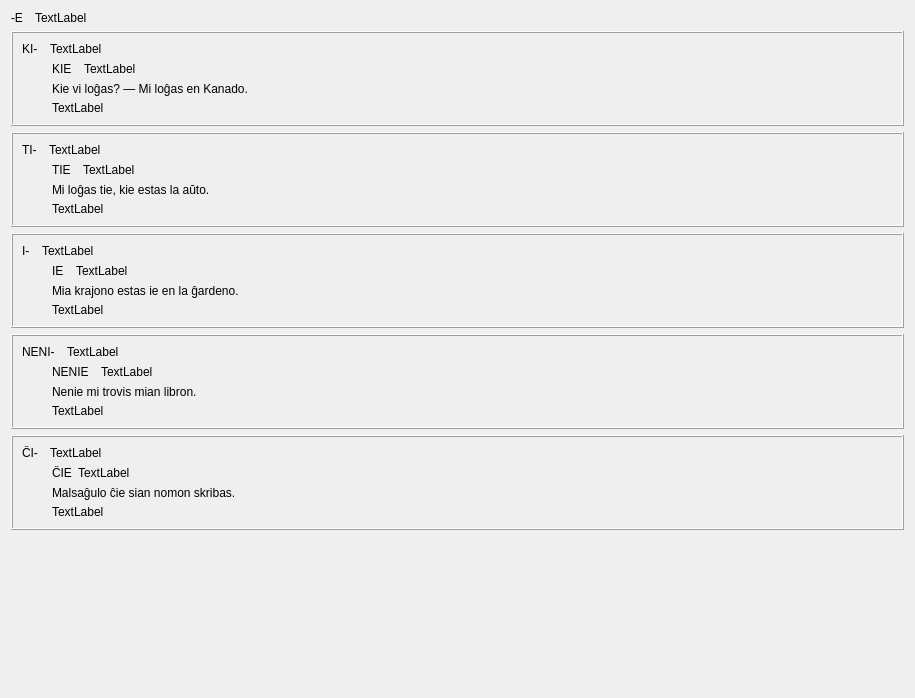
         <widget class="QWidget" name="scrollAreaWidgetContents_2">
          <property name="geometry">
           <rect>
            <x>0</x>
            <y>0</y>
            <width>915</width>
            <height>698</height>
           </rect>
          </property>
          <layout class="QVBoxLayout" name="verticalLayout_20">
           <item>
            <layout class="QHBoxLayout" name="horizontalLayout_51">
             <property name="spacing">
              <number>12</number>
             </property>
             <item>
              <widget class="QLabel" name="pushButton_23">
               <property name="text">
                <string>-E</string>
               </property>
               <property name="tipo" stdset="0">
                <string>afikso</string>
               </property>
              </widget>
             </item>
             <item>
              <widget class="QLabel" name="Lec05_Label44">
               <property name="sizePolicy">
                <sizepolicy hsizetype="Expanding" vsizetype="Preferred">
                 <horstretch>0</horstretch>
                 <verstretch>0</verstretch>
                </sizepolicy>
               </property>
               <property name="text">
                <string>TextLabel</string>
               </property>
               <property name="wordWrap">
                <bool>true</bool>
               </property>
              </widget>
             </item>
            </layout>
           </item>
           <item>
            <widget class="QFrame" name="frame_7">
             <property name="frameShape">
              <enum>QFrame::Box</enum>
             </property>
             <property name="frameShadow">
              <enum>QFrame::Raised</enum>
             </property>
             <layout class="QVBoxLayout" name="verticalLayout_24">
              <property name="spacing">
               <number>6</number>
              </property>
              <property name="leftMargin">
               <number>9</number>
              </property>
              <property name="topMargin">
               <number>9</number>
              </property>
              <property name="rightMargin">
               <number>9</number>
              </property>
              <property name="bottomMargin">
               <number>9</number>
              </property>
              <item>
               <layout class="QHBoxLayout" name="horizontalLayout_47">
                <property name="spacing">
                 <number>12</number>
                </property>
                <item>
                 <widget class="QLabel" name="pushButton_20">
                  <property name="text">
                   <string>KI-</string>
                  </property>
                  <property name="tipo" stdset="0">
                   <string>afikso</string>
                  </property>
                 </widget>
                </item>
                <item>
                 <widget class="QLabel" name="Lec05_Label35">
                  <property name="sizePolicy">
                   <sizepolicy hsizetype="Expanding" vsizetype="Preferred">
                    <horstretch>0</horstretch>
                    <verstretch>0</verstretch>
                   </sizepolicy>
                  </property>
                  <property name="text">
                   <string>TextLabel</string>
                  </property>
                  <property name="wordWrap">
                   <bool>true</bool>
                  </property>
                 </widget>
                </item>
               </layout>
              </item>
              <item>
               <layout class="QHBoxLayout" name="horizontalLayout_48">
                <item>
                 <spacer name="horizontalSpacer_7">
                  <property name="orientation">
                   <enum>Qt::Horizontal</enum>
                  </property>
                  <property name="sizeType">
                   <enum>QSizePolicy::Fixed</enum>
                  </property>
                  <property name="sizeHint" stdset="0">
                   <size>
                    <width>30</width>
                    <height>20</height>
                   </size>
                  </property>
                 </spacer>
                </item>
                <item>
                 <layout class="QVBoxLayout" name="verticalLayout_25">
                  <item>
                   <layout class="QHBoxLayout" name="horizontalLayout_49">
                    <property name="spacing">
                     <number>12</number>
                    </property>
                    <item>
                     <widget class="klakbutono_nova" name="Lec05_Button11">
                      <property name="text">
                       <string>KIE</string>
                      </property>
                     </widget>
                    </item>
                    <item>
                     <widget class="QLabel" name="Lec05_Label36">
                      <property name="sizePolicy">
                       <sizepolicy hsizetype="Expanding" vsizetype="Preferred">
                        <horstretch>0</horstretch>
                        <verstretch>0</verstretch>
                       </sizepolicy>
                      </property>
                      <property name="text">
                       <string>TextLabel</string>
                      </property>
                      <property name="wordWrap">
                       <bool>true</bool>
                      </property>
                     </widget>
                    </item>
                   </layout>
                  </item>
                  <item>
                   <layout class="QVBoxLayout" name="verticalLayout_69">
                    <property name="spacing">
                     <number>5</number>
                    </property>
                    <item>
                     <widget class="klakbutono_nova" name="Lec05_Button12">
                      <property name="text">
                       <string>Kie vi loĝas? — Mi loĝas en Kanado.</string>
                      </property>
                      <property name="wordWrap">
                       <bool>true</bool>
                      </property>
                     </widget>
                    </item>
                    <item>
                     <widget class="QLabel" name="Lec05_Label37">
                      <property name="text">
                       <string>TextLabel</string>
                      </property>
                      <property name="wordWrap">
                       <bool>true</bool>
                      </property>
                     </widget>
                    </item>
                   </layout>
                  </item>
                 </layout>
                </item>
               </layout>
              </item>
             </layout>
            </widget>
           </item>
           <item>
            <widget class="QFrame" name="frame_6">
             <property name="frameShape">
              <enum>QFrame::Box</enum>
             </property>
             <property name="frameShadow">
              <enum>QFrame::Raised</enum>
             </property>
             <layout class="QVBoxLayout" name="verticalLayout_22">
              <property name="spacing">
               <number>6</number>
              </property>
              <property name="leftMargin">
               <number>9</number>
              </property>
              <property name="topMargin">
               <number>9</number>
              </property>
              <property name="rightMargin">
               <number>9</number>
              </property>
              <property name="bottomMargin">
               <number>9</number>
              </property>
              <item>
               <layout class="QHBoxLayout" name="horizontalLayout_43">
                <property name="spacing">
                 <number>12</number>
                </property>
                <item>
                 <widget class="QLabel" name="pushButton_17">
                  <property name="text">
                   <string>TI-</string>
                  </property>
                  <property name="tipo" stdset="0">
                   <string>afikso</string>
                  </property>
                 </widget>
                </item>
                <item>
                 <widget class="QLabel" name="Lec05_Label38">
                  <property name="sizePolicy">
                   <sizepolicy hsizetype="Expanding" vsizetype="Preferred">
                    <horstretch>0</horstretch>
                    <verstretch>0</verstretch>
                   </sizepolicy>
                  </property>
                  <property name="text">
                   <string>TextLabel</string>
                  </property>
                  <property name="wordWrap">
                   <bool>true</bool>
                  </property>
                 </widget>
                </item>
               </layout>
              </item>
              <item>
               <layout class="QHBoxLayout" name="horizontalLayout_44">
                <item>
                 <spacer name="horizontalSpacer_6">
                  <property name="orientation">
                   <enum>Qt::Horizontal</enum>
                  </property>
                  <property name="sizeType">
                   <enum>QSizePolicy::Fixed</enum>
                  </property>
                  <property name="sizeHint" stdset="0">
                   <size>
                    <width>30</width>
                    <height>20</height>
                   </size>
                  </property>
                 </spacer>
                </item>
                <item>
                 <layout class="QVBoxLayout" name="verticalLayout_23">
                  <item>
                   <layout class="QHBoxLayout" name="horizontalLayout_45">
                    <property name="spacing">
                     <number>12</number>
                    </property>
                    <item>
                     <widget class="klakbutono_nova" name="Lec05_Button13">
                      <property name="text">
                       <string>TIE</string>
                      </property>
                     </widget>
                    </item>
                    <item>
                     <widget class="QLabel" name="Lec05_Label39">
                      <property name="sizePolicy">
                       <sizepolicy hsizetype="Expanding" vsizetype="Preferred">
                        <horstretch>0</horstretch>
                        <verstretch>0</verstretch>
                       </sizepolicy>
                      </property>
                      <property name="text">
                       <string>TextLabel</string>
                      </property>
                      <property name="wordWrap">
                       <bool>true</bool>
                      </property>
                     </widget>
                    </item>
                   </layout>
                  </item>
                  <item>
                   <layout class="QVBoxLayout" name="verticalLayout_70">
                    <property name="spacing">
                     <number>5</number>
                    </property>
                    <item>
                     <widget class="klakbutono_nova" name="Lec05_Button14">
                      <property name="text">
                       <string>Mi loĝas tie, kie estas la aŭto.</string>
                      </property>
                      <property name="wordWrap">
                       <bool>true</bool>
                      </property>
                     </widget>
                    </item>
                    <item>
                     <widget class="QLabel" name="Lec05_Label40">
                      <property name="text">
                       <string>TextLabel</string>
                      </property>
                      <property name="wordWrap">
                       <bool>true</bool>
                      </property>
                     </widget>
                    </item>
                   </layout>
                  </item>
                 </layout>
                </item>
               </layout>
              </item>
             </layout>
            </widget>
           </item>
           <item>
            <widget class="QFrame" name="frame_8">
             <property name="frameShape">
              <enum>QFrame::Box</enum>
             </property>
             <property name="frameShadow">
              <enum>QFrame::Raised</enum>
             </property>
             <layout class="QVBoxLayout" name="verticalLayout_26">
              <property name="spacing">
               <number>6</number>
              </property>
              <property name="leftMargin">
               <number>9</number>
              </property>
              <property name="topMargin">
               <number>9</number>
              </property>
              <property name="rightMargin">
               <number>9</number>
              </property>
              <property name="bottomMargin">
               <number>9</number>
              </property>
              <item>
               <layout class="QHBoxLayout" name="horizontalLayout_52">
                <property name="spacing">
                 <number>12</number>
                </property>
                <item>
                 <widget class="QLabel" name="pushButton_24">
                  <property name="text">
                   <string>I-</string>
                  </property>
                  <property name="tipo" stdset="0">
                   <string>afikso</string>
                  </property>
                 </widget>
                </item>
                <item>
                 <widget class="QLabel" name="Lec05_Label41">
                  <property name="sizePolicy">
                   <sizepolicy hsizetype="Expanding" vsizetype="Preferred">
                    <horstretch>0</horstretch>
                    <verstretch>0</verstretch>
                   </sizepolicy>
                  </property>
                  <property name="text">
                   <string>TextLabel</string>
                  </property>
                  <property name="wordWrap">
                   <bool>true</bool>
                  </property>
                 </widget>
                </item>
               </layout>
              </item>
              <item>
               <layout class="QHBoxLayout" name="horizontalLayout_53">
                <item>
                 <spacer name="horizontalSpacer_8">
                  <property name="orientation">
                   <enum>Qt::Horizontal</enum>
                  </property>
                  <property name="sizeType">
                   <enum>QSizePolicy::Fixed</enum>
                  </property>
                  <property name="sizeHint" stdset="0">
                   <size>
                    <width>30</width>
                    <height>20</height>
                   </size>
                  </property>
                 </spacer>
                </item>
                <item>
                 <layout class="QVBoxLayout" name="verticalLayout_27">
                  <item>
                   <layout class="QHBoxLayout" name="horizontalLayout_54">
                    <property name="spacing">
                     <number>12</number>
                    </property>
                    <item>
                     <widget class="klakbutono_nova" name="Lec05_Button15">
                      <property name="text">
                       <string>IE</string>
                      </property>
                     </widget>
                    </item>
                    <item>
                     <widget class="QLabel" name="Lec05_Label42">
                      <property name="sizePolicy">
                       <sizepolicy hsizetype="Expanding" vsizetype="Preferred">
                        <horstretch>0</horstretch>
                        <verstretch>0</verstretch>
                       </sizepolicy>
                      </property>
                      <property name="text">
                       <string>TextLabel</string>
                      </property>
                      <property name="wordWrap">
                       <bool>true</bool>
                      </property>
                     </widget>
                    </item>
                   </layout>
                  </item>
                  <item>
                   <layout class="QVBoxLayout" name="verticalLayout_71">
                    <property name="spacing">
                     <number>5</number>
                    </property>
                    <item>
                     <widget class="klakbutono_nova" name="Lec05_Button16">
                      <property name="text">
                       <string>Mia krajono estas ie en la ĝardeno.</string>
                      </property>
                      <property name="wordWrap">
                       <bool>true</bool>
                      </property>
                     </widget>
                    </item>
                    <item>
                     <widget class="QLabel" name="Lec05_Label43">
                      <property name="text">
                       <string>TextLabel</string>
                      </property>
                      <property name="wordWrap">
                       <bool>true</bool>
                      </property>
                     </widget>
                    </item>
                   </layout>
                  </item>
                 </layout>
                </item>
               </layout>
              </item>
             </layout>
            </widget>
           </item>
           <item>
            <widget class="QFrame" name="frame_10">
             <property name="frameShape">
              <enum>QFrame::Box</enum>
             </property>
             <property name="frameShadow">
              <enum>QFrame::Raised</enum>
             </property>
             <layout class="QVBoxLayout" name="verticalLayout_31">
              <property name="spacing">
               <number>6</number>
              </property>
              <property name="leftMargin">
               <number>9</number>
              </property>
              <property name="topMargin">
               <number>9</number>
              </property>
              <property name="rightMargin">
               <number>9</number>
              </property>
              <property name="bottomMargin">
               <number>9</number>
              </property>
              <item>
               <layout class="QHBoxLayout" name="horizontalLayout_60">
                <property name="spacing">
                 <number>12</number>
                </property>
                <item>
                 <widget class="QLabel" name="pushButton_30">
                  <property name="text">
                   <string>NENI-</string>
                  </property>
                  <property name="tipo" stdset="0">
                   <string>afikso</string>
                  </property>
                 </widget>
                </item>
                <item>
                 <widget class="QLabel" name="Lec05_Label45">
                  <property name="sizePolicy">
                   <sizepolicy hsizetype="Expanding" vsizetype="Preferred">
                    <horstretch>0</horstretch>
                    <verstretch>0</verstretch>
                   </sizepolicy>
                  </property>
                  <property name="text">
                   <string>TextLabel</string>
                  </property>
                  <property name="wordWrap">
                   <bool>true</bool>
                  </property>
                 </widget>
                </item>
               </layout>
              </item>
              <item>
               <layout class="QHBoxLayout" name="horizontalLayout_61">
                <item>
                 <spacer name="horizontalSpacer_10">
                  <property name="orientation">
                   <enum>Qt::Horizontal</enum>
                  </property>
                  <property name="sizeType">
                   <enum>QSizePolicy::Fixed</enum>
                  </property>
                  <property name="sizeHint" stdset="0">
                   <size>
                    <width>30</width>
                    <height>20</height>
                   </size>
                  </property>
                 </spacer>
                </item>
                <item>
                 <layout class="QVBoxLayout" name="verticalLayout_32">
                  <item>
                   <layout class="QHBoxLayout" name="horizontalLayout_62">
                    <property name="spacing">
                     <number>12</number>
                    </property>
                    <item>
                     <widget class="klakbutono_nova" name="Lec05_Button17">
                      <property name="text">
                       <string>NENIE</string>
                      </property>
                     </widget>
                    </item>
                    <item>
                     <widget class="QLabel" name="Lec05_Label46">
                      <property name="sizePolicy">
                       <sizepolicy hsizetype="Expanding" vsizetype="Preferred">
                        <horstretch>0</horstretch>
                        <verstretch>0</verstretch>
                       </sizepolicy>
                      </property>
                      <property name="text">
                       <string>TextLabel</string>
                      </property>
                      <property name="wordWrap">
                       <bool>true</bool>
                      </property>
                     </widget>
                    </item>
                   </layout>
                  </item>
                  <item>
                   <layout class="QVBoxLayout" name="verticalLayout_72">
                    <property name="spacing">
                     <number>5</number>
                    </property>
                    <item>
                     <widget class="klakbutono_nova" name="Lec05_Button18">
                      <property name="text">
                       <string>Nenie mi trovis mian libron.</string>
                      </property>
                      <property name="wordWrap">
                       <bool>true</bool>
                      </property>
                     </widget>
                    </item>
                    <item>
                     <widget class="QLabel" name="Lec05_Label47">
                      <property name="text">
                       <string>TextLabel</string>
                      </property>
                      <property name="wordWrap">
                       <bool>true</bool>
                      </property>
                     </widget>
                    </item>
                   </layout>
                  </item>
                 </layout>
                </item>
               </layout>
              </item>
             </layout>
            </widget>
           </item>
           <item>
            <widget class="QFrame" name="frame_9">
             <property name="frameShape">
              <enum>QFrame::Box</enum>
             </property>
             <property name="frameShadow">
              <enum>QFrame::Raised</enum>
             </property>
             <layout class="QVBoxLayout" name="verticalLayout_29">
              <property name="spacing">
               <number>6</number>
              </property>
              <property name="leftMargin">
               <number>9</number>
              </property>
              <property name="topMargin">
               <number>9</number>
              </property>
              <property name="rightMargin">
               <number>9</number>
              </property>
              <property name="bottomMargin">
               <number>9</number>
              </property>
              <item>
               <layout class="QHBoxLayout" name="horizontalLayout_56">
                <property name="spacing">
                 <number>12</number>
                </property>
                <item>
                 <widget class="QLabel" name="pushButton_27">
                  <property name="text">
                   <string>ĈI-</string>
                  </property>
                  <property name="tipo" stdset="0">
                   <string>afikso</string>
                  </property>
                 </widget>
                </item>
                <item>
                 <widget class="QLabel" name="Lec05_Label48">
                  <property name="sizePolicy">
                   <sizepolicy hsizetype="Expanding" vsizetype="Preferred">
                    <horstretch>0</horstretch>
                    <verstretch>0</verstretch>
                   </sizepolicy>
                  </property>
                  <property name="text">
                   <string>TextLabel</string>
                  </property>
                  <property name="wordWrap">
                   <bool>true</bool>
                  </property>
                 </widget>
                </item>
               </layout>
              </item>
              <item>
               <layout class="QHBoxLayout" name="horizontalLayout_57">
                <item>
                 <spacer name="horizontalSpacer_9">
                  <property name="orientation">
                   <enum>Qt::Horizontal</enum>
                  </property>
                  <property name="sizeType">
                   <enum>QSizePolicy::Fixed</enum>
                  </property>
                  <property name="sizeHint" stdset="0">
                   <size>
                    <width>30</width>
                    <height>20</height>
                   </size>
                  </property>
                 </spacer>
                </item>
                <item>
                 <layout class="QVBoxLayout" name="verticalLayout_30">
                  <item>
                   <layout class="QHBoxLayout" name="horizontalLayout_58">
                    <item>
                     <widget class="klakbutono_nova" name="Lec05_Button19">
                      <property name="text">
                       <string>ĈIE</string>
                      </property>
                     </widget>
                    </item>
                    <item>
                     <widget class="QLabel" name="Lec05_Label49">
                      <property name="sizePolicy">
                       <sizepolicy hsizetype="Expanding" vsizetype="Preferred">
                        <horstretch>0</horstretch>
                        <verstretch>0</verstretch>
                       </sizepolicy>
                      </property>
                      <property name="text">
                       <string>TextLabel</string>
                      </property>
                      <property name="wordWrap">
                       <bool>true</bool>
                      </property>
                     </widget>
                    </item>
                   </layout>
                  </item>
                  <item>
                   <layout class="QVBoxLayout" name="verticalLayout_73">
                    <property name="spacing">
                     <number>5</number>
                    </property>
                    <item>
                     <widget class="klakbutono_nova" name="Lec05_Button20">
                      <property name="text">
                       <string>Malsaĝulo ĉie sian nomon skribas.</string>
                      </property>
                      <property name="wordWrap">
                       <bool>true</bool>
                      </property>
                     </widget>
                    </item>
                    <item>
                     <widget class="QLabel" name="Lec05_Label50">
                      <property name="text">
                       <string>TextLabel</string>
                      </property>
                      <property name="wordWrap">
                       <bool>true</bool>
                      </property>
                     </widget>
                    </item>
                   </layout>
                  </item>
                 </layout>
                </item>
               </layout>
              </item>
             </layout>
            </widget>
           </item>
           <item>
            <spacer name="verticalSpacer_3">
             <property name="orientation">
              <enum>Qt::Vertical</enum>
             </property>
             <property name="sizeHint" stdset="0">
              <size>
               <width>20</width>
               <height>40</height>
              </size>
             </property>
            </spacer>
           </item>
          </layout>
         </widget>
